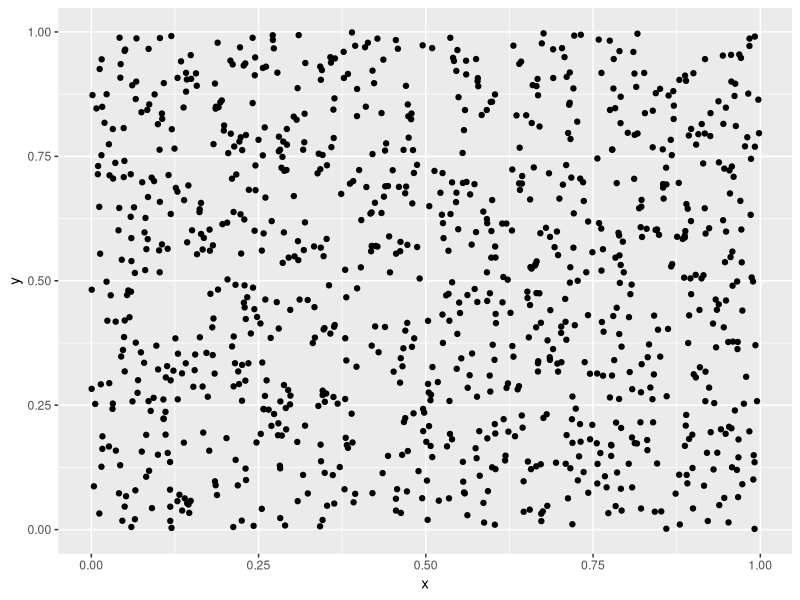

The R script that drew this image:
#! /usr/bin/Rscript --vanilla

###############################################
# Author: {{ author }} 
# Created Date: {{ creation_date }} 
# Project: {{ project_name }} 
###################################################

library(ggplot2)
library(scales)
library(testthat)

N <- 1000
df.raw <- data.frame(x = runif(N), y = runif(N))

pdf("../../writeup/plots/hist.pdf")
 qplot(x, y, data = df.raw)
dev.off() 
